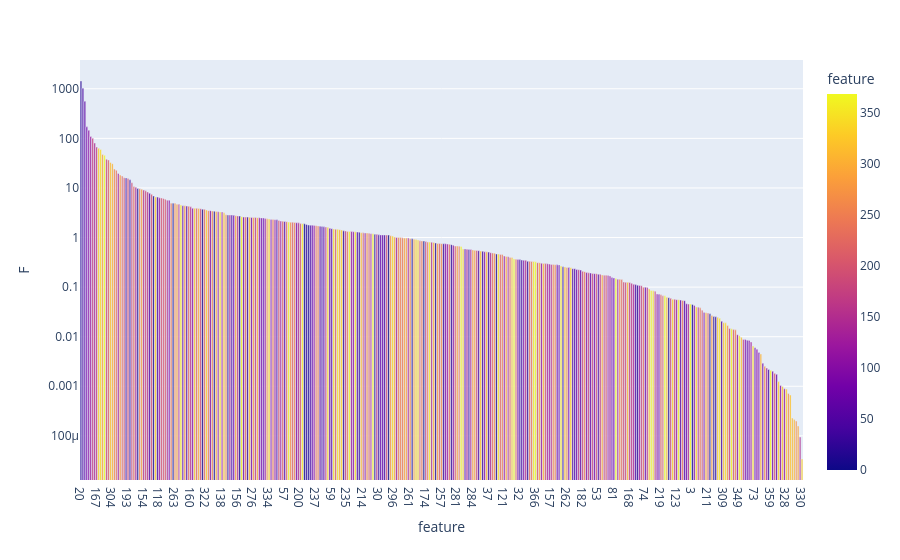

Notebook cell for this chart:
### Code cell
import plotly.express as px

fig = px.bar(df, x='feature', y='F', color='feature', log_y=True)
fig.update_xaxes(type='category', categoryorder='total descending')
fig.show()

### Figure 1 — Plotly figure (JSON) as saved in the notebook; plotly's stock layout.template omitted (floating-point values rounded to 4 significant figures; data arrays with more than 128 entries replaced by an {"elided": "..."} marker saying what was removed)
{"data": [{"alignmentgroup": "True", "hovertemplate": "feature=%{marker.color}<br>F=%{y}<extra></extra>", "legendgroup": "", "marker": {"color": {"elided": "369 int values"}, "coloraxis": "coloraxis", "pattern": {"shape": ""}}, "name": "", "offsetgroup": "", "orientation": "v", "showlegend": false, "textposition": "auto", "type": "bar", "x": {"elided": "369 int values"}, "xaxis": "x", "y": {"elided": "369 float values"}, "yaxis": "y"}], "layout": {"barmode": "relative", "coloraxis": {"colorbar": {"title": {"text": "feature"}}, "colorscale": [[0, "#0d0887"], [0.1111, "#46039f"], [0.2222, "#7201a8"], [0.3333, "#9c179e"], [0.4444, "#bd3786"], [0.5556, "#d8576b"], [0.6667, "#ed7953"], [0.7778, "#fb9f3a"], [0.8889, "#fdca26"], [1, "#f0f921"]]}, "legend": {"tracegroupgap": 0}, "margin": {"t": 60}, "xaxis": {"anchor": "y", "categoryorder": "total descending", "domain": [0, 1], "title": {"text": "feature"}, "type": "category"}, "yaxis": {"anchor": "x", "domain": [0, 1], "title": {"text": "F"}, "type": "log"}}}
